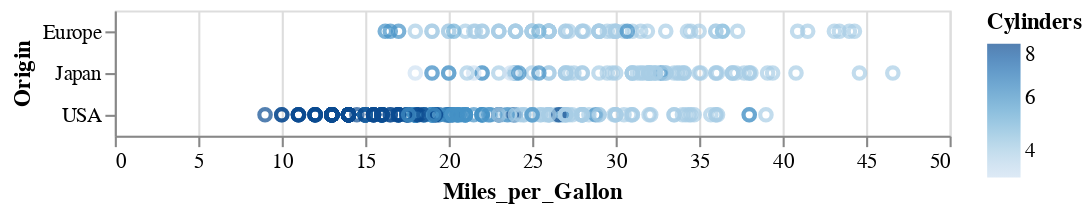

The code cell stored with this chart in its notebook:
### Markdown cell above
Try this with the categorical variables in the second dataset as well.

What about the $y$ axis?

### Code cell
alt.Chart(cars).mark_point().encode(
    y='Origin',
    x='Miles_per_Gallon',
    color='Cylinders',
).interactive()

### Figure 1 — Vega-Lite specification as saved in the notebook (floating-point values rounded to 4 significant figures; data arrays with more than 128 entries replaced by an {"elided": "..."} marker saying what was removed)
{"config": {"view": {"continuousWidth": 400, "continuousHeight": 300}}, "data": {"name": "data-f02450ab61490a1363517a0190416235"}, "mark": "point", "encoding": {"color": {"field": "Cylinders", "type": "quantitative"}, "x": {"field": "Miles_per_Gallon", "type": "quantitative"}, "y": {"field": "Origin", "type": "nominal"}}, "selection": {"selector003": {"type": "interval", "bind": "scales", "encodings": ["x", "y"]}}, "$schema": "https://vega.github.io/schema/vega-lite/v4.17.0.json", "datasets": {"data-f02450ab61490a1363517a0190416235": {"elided": "406 records"}}}
